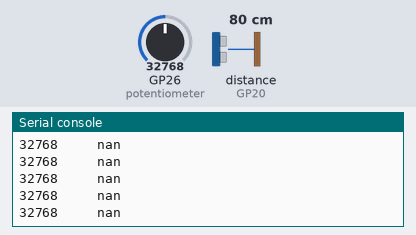
The program below on a simulated Raspberry Pi Pico running MicroPython. Parts: the last lines printed to the serial console. The test bench sets the inputs (shaded band); at power-on: distance to the obstacle (sensor on GP20) 80 cm, GP26 (potentiometer) = 32768 (analog values on the 0–65535 scale). The echo pulse lasts 58.3 µs per cm.

Above: at 1.2 s.
1.3 s: distance to the obstacle (sensor on GP20) set to 2 cm
At 1.8 s:
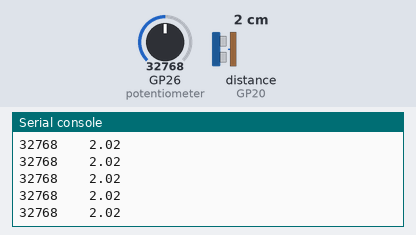
2.8 s: GP26 (potentiometer) set to 7864
At 3.3 s:
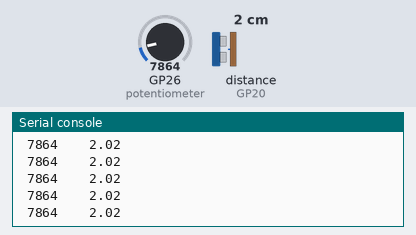
4.3 s: distance to the obstacle (sensor on GP20) set to 18 cm
At 5.0 s:
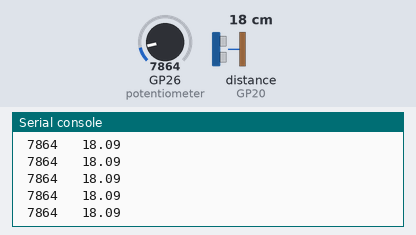
5.8 s: GP26 (potentiometer) set to 0
At 6.3 s:
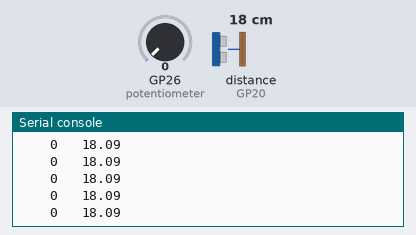
7.3 s: distance to the obstacle (sensor on GP20) set to 4 cm
At 8.3 s:
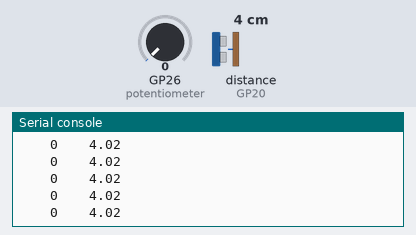
8.8 s: distance to the obstacle (sensor on GP20) set to 120 cm
At 9.3 s:
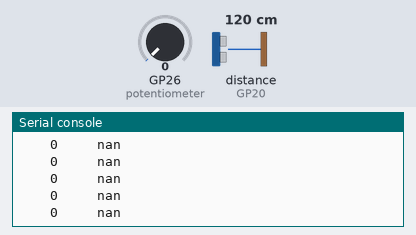

Measured:
- after the input at 1.3 s, the serial console: prints a new line at once (image 1)
- after the input at 2.8 s, the serial console: prints a new line at once (image 2)
- after the input at 4.3 s, the serial console: prints a new line at once (image 3)
- after the input at 5.8 s, the serial console: prints a new line at once (image 4)
- after the input at 7.3 s, the serial console: prints a new line at once (image 5)
- after the input at 8.8 s, the serial console: prints a new line at once (image 6)

The program:

component_test.py
```python
"""
Check that the ultrasonic sensor and potentiometer
are conected correctly for building a theremin.
"""
from machine import ADC, Pin, time_pulse_us
import time


def main():
    potentiometer = ADC(Pin(26))
    ultrasonic = Ultrasonic(Pin(19, Pin.OUT), Pin(20, Pin.IN))

    while True:
        distance = ultrasonic.read_cm()
        pot_value = potentiometer.read_u16()

        print(f"{pot_value:5d}\t{distance:6.2f}")
        time.sleep(0.01)


class Ultrasonic:
    """
    Interface for an HCSR04 ultrasonic distance sensor.
    Configure trig as an output, and echo as in input.
    """

    def __init__(self, trig, echo):
        self.trig = trig
        self.echo = echo
        self.trig.off()

    def read_ul(self):
        """
        Measure the distance as a unitless quantity.
        """
        self.trig.on()
        time.sleep_us(10)
        self.trig.off()
        return time_pulse_us(self.echo, 1, 4000)

    def read_cm(self):
        """
        Measure the distance then convert to centimeters.
        """
        ul = self.read_ul()
        if ul > 0:
            return ul / 58
        else:
            return float("nan")


if __name__ == "__main__":
    main()
```
